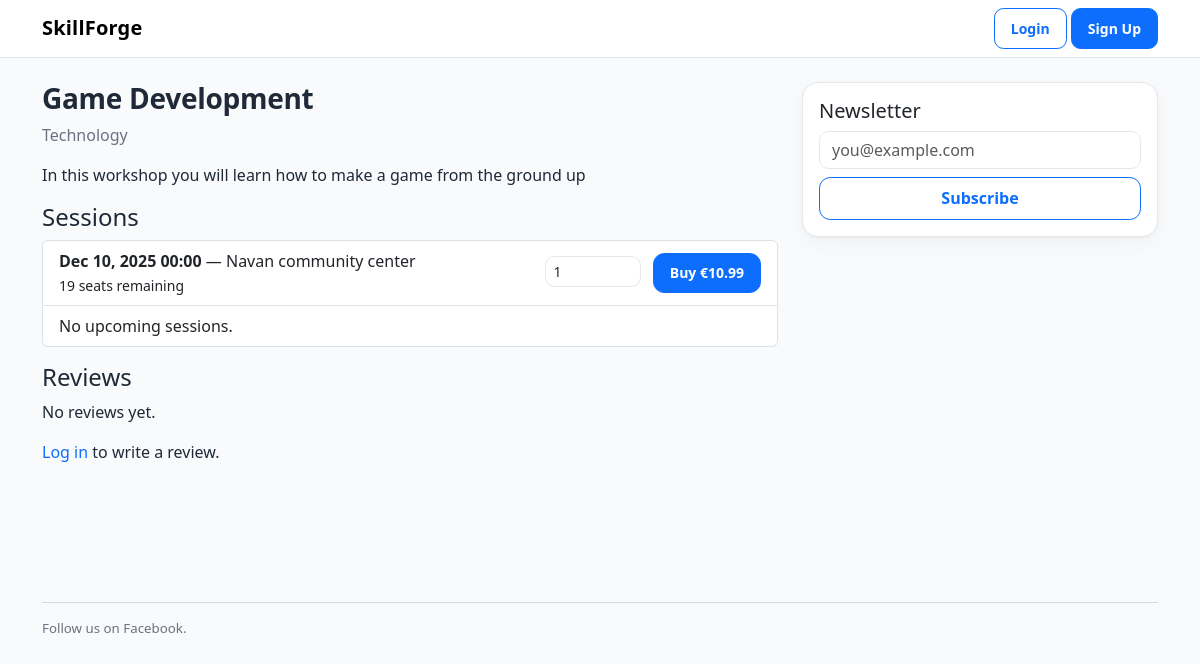
/w/game-development-1/, run on an earlier commit of the app's database.
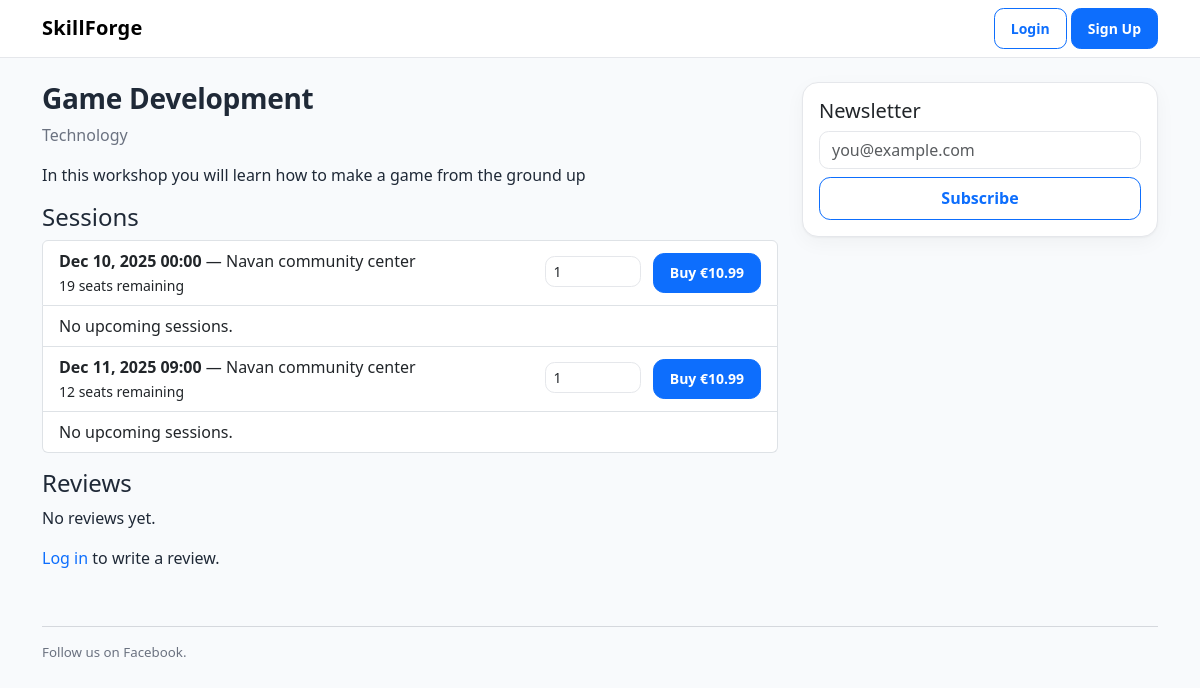
And on a later commit of the database.
### workshops/models.py (models this page shows, shortened)
class Workshop(models.Model):
    category=models.ForeignKey(WorkshopCategory,on_delete=models.PROTECT,related_name="workshops")
    title=models.CharField(max_length=150)
    slug=models.SlugField(max_length=170, unique=True, blank=True)
    instructor=models.ForeignKey(Instructor,on_delete=models.PROTECT,related_name="workshops")
    short_description=models.CharField(max_length=200)
    description=models.TextField()
    base_price=models.DecimalField(max_digits=8, decimal_places=2, validators=[MinValueValidator(0)])
    image=models.ImageField(upload_to="workshops/", blank=True)
    is_active=models.BooleanField(default=True)
    created=models.DateTimeField(auto_now_add=True)
    class Meta: ordering=["-created"]

class WorkshopCategory(models.Model):
    name=models.CharField(max_length=80, unique=True)
    slug=models.SlugField(max_length=90, unique=True, blank=True)

class Session(models.Model):
    workshop=models.ForeignKey(Workshop,on_delete=models.CASCADE, related_name="sessions")
    starts_at=models.DateTimeField();
    ends_at=models.DateTimeField()
    capacity=models.PositiveIntegerField(default=12)
    seats_sold=models.PositiveIntegerField(default=0)
    location=models.CharField(max_length=180)
    @property
    def seats_remaining(self):
        return max(0, self.capacity - self.seats_sold)

### workshops/views.py (the view)
# urls.py: path("w/<slug:slug>/", views.detail, name="detail"),
def detail(request, slug):
    w = get_object_or_404(Workshop, slug=slug, is_active=True)
    return render(request, "workshops/detail.html", {"w": w, "sessions": w.sessions.order_by("starts_at"), "reviews": w.reviews.select_related("user")[:20]})

### templates/workshops/detail.html (shortened to what this page needs)
{% extends "base.html" %}
{% block content %}
<div class="row">
    <div class="col-md-8">
        <h2>{{ w.title }}</h2>
        <p class="text-muted">{{ w.category.name }}</p>
        <p>{{ w.description }}</p>
        <h4>Sessions</h4>
        <ul class="list-group mb-3">{% for s in sessions %}
            <li class="list-group-item d-flex justify-content-between align-items-center">
                <div>
                    <div><strong>{{ s.starts_at|date:"M d, Y H:i" }}</strong> — {{ s.location }}</div>
                    <small>{{ s.seats_remaining }} seats remaining</small>
                </div>
                <form method="post" action="{% url 'checkout:start' s.id %}">{% csrf_token %}
                    <input type="number" name="quantity" value="1" min="1" max="{{ s.seats_remaining }}"
                        class="form-control form-control-sm d-inline-block" style="width:6rem">
                    <button class="btn btn-primary btn-sm ms-2" {% if s.seats_remaining == 0 %}disabled{% endif %}>Buy
                        €{{ w.base_price }}</button>
                </form>
            </li>
            <li class="list-group-item">No upcoming sessions.</li>{% endfor %}
        </ul>
        <h4>Reviews</h4>
        <p>No reviews yet.</p>
        {% if user.is_authenticated %}
        <a class="btn btn-outline-secondary" href="{% url 'workshops:add_review' w.slug %}">Write a review</a>
        {% else %}<p><a href="{% url 'account_login' %}">Log in</a> to write a review.</p>{% endif %}
    </div>
    <div class="col-md-4">
        <div class="card">
            <div class="card-body">
                <h5>Newsletter</h5>
                <form action="{% url 'marketing:subscribe' %}" method="post">{% csrf_token %}
                    <input type="email" name="email" required class="form-control" placeholder="you@example.com">
                    <button class="btn btn-outline-primary mt-2 w-100">Subscribe</button>
                </form>
            </div>
        </div>
    </div>
</div>{% endblock %}

### templates/base.html (shortened to what this page needs)
{% load static %}
<!doctype html>
<html lang="en">
<head>
    <link rel="stylesheet" href="https://cdn.jsdelivr.net/npm/bootstrap@5.3.3/dist/css/bootstrap.min.css">
    <link rel="stylesheet" href="{% static 'css/site.css' %}">
</head>
<body>
    <nav class="navbar navbar-expand-lg bg-light mb-4">
        <div class="container">
            <a class="navbar-brand" href="{% url 'workshops:home' %}">SkillForge</a>
            <div class="ms-auto">
                {% if user.is_authenticated %}
                <span class="me-2">Hi {{ user.username }}!</span>
                <a href="{% url 'account_logout' %}" class="btn btn-outline-secondary btn-sm">Logout</a>
                {% else %}
                <a href="{% url 'account_login' %}" class="btn btn-outline-primary btn-sm">Login</a>
                <a href="{% url 'account_signup' %}" class="btn btn-primary btn-sm">Sign Up</a>
                {% endif %}
            </div>
        </div>
    </nav>
    <main class="container">{% block content %}{% endblock %}</main>
    <footer class="container py-4">
        <hr>
        <p class="small">
            Follow us on <a href="https://facebook.com/your-page" rel="me nofollow" target="_blank">Facebook</a>.
        </p>
    </footer>
</body>
</html>

### marketing/static/css/site.css (style rules this page uses)
:root { --brand: #0d6efd; --brand-600: #0b5ed7; --bg: #f8fafc; --card: #ffffff; --text: #1f2937; --muted: #6b7280; --border: #e5e7eb; --warning: #d97706; --danger: #dc2626; --success: #16a34a; --shadow: 0 1px 2px rgba(0, 0, 0, .04), 0 6px 20px rgba(0, 0, 0, .04); }
* { box-sizing: border-box }
html, body { height: 100%; }
a { color: var(--brand); text-decoration: none }
h1, h2, h3 { font-weight: 700; letter-spacing: -.01em }
h2 { font-size: clamp(1.3rem, 1rem + 1.2vw, 1.75rem) }
body { font-family: ui-sans-serif, system-ui, -apple-system, "Segoe UI", Roboto, "Helvetica Neue", Arial; ; color: var(--text); background: var(--bg); line-height: 1.5; }
.navbar { background: #fff !important; border-bottom: 1px solid var(--border); }
.navbar .navbar-brand { font-weight: 800; letter-spacing: .2px; }
.navbar .btn { border-radius: .6rem; }
.container main, main.container { min-height: 60vh; }
main.container { min-height: 60vh }
.card { background: var(--card); border: 1px solid var(--border); border-radius: 1rem; box-shadow: var(--shadow); }
.btn { border-radius: .7rem; padding: .55rem 1rem; font-weight: 600; }
.btn-primary { background: var(--brand); border-color: var(--brand); }
.form-control, .form-select { border-radius: .6rem; border-color: var(--border); }
input[type="number"] { max-width: 8rem; }
footer.container { color: var(--muted); font-size: .95rem; }
footer a { color: inherit }
.text-muted { color:var(--muted) !important }

What changed in the data, as far as the page shows it:
added Session: starts_at "Dec 11, 2025 09:00", location "Navan community center", seats_remaining "12", {{ w.base_price }} "10.99"
